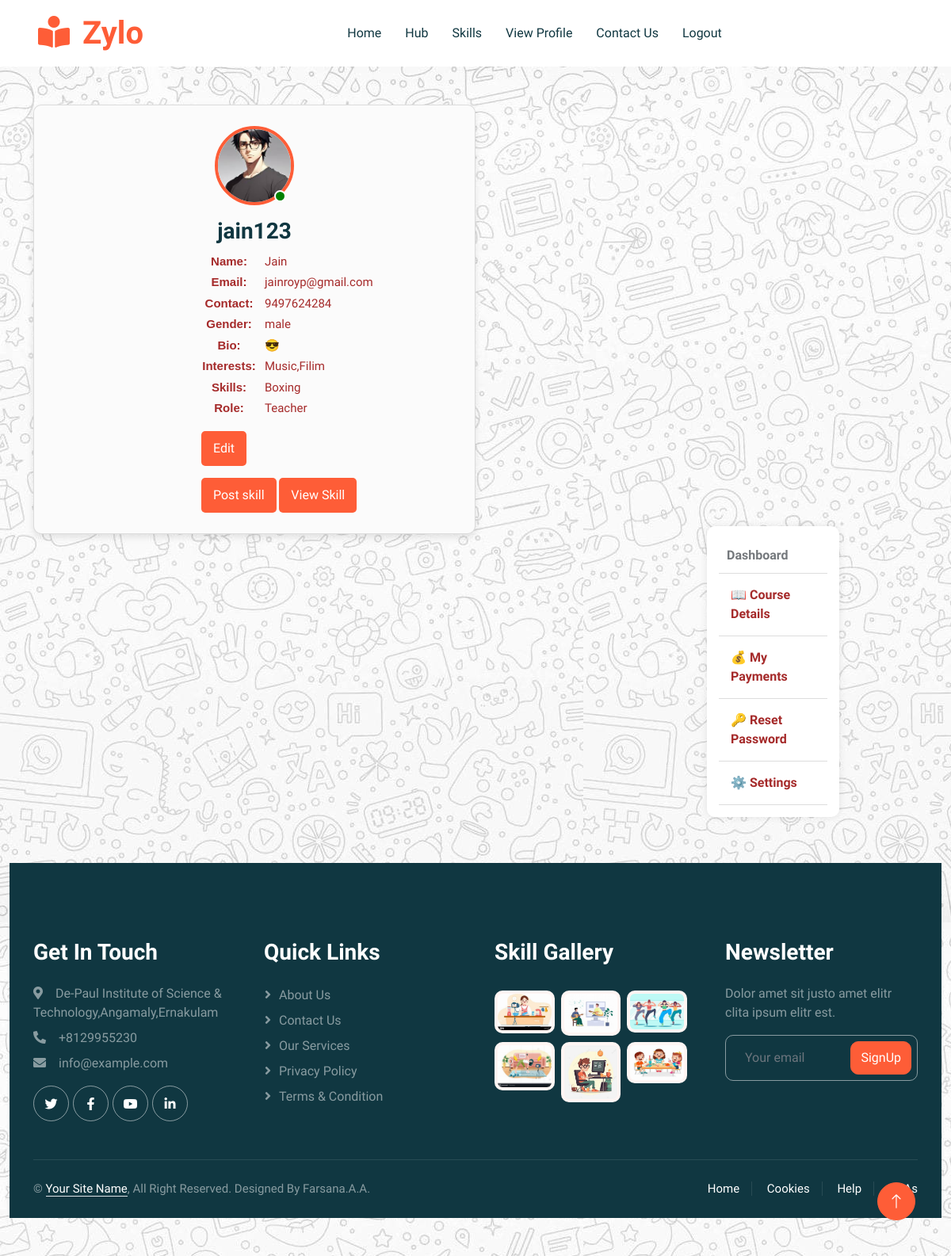
/profile (signed in), run on the app's committed database.
### userapp/models.py (models this page shows)
class Register(AbstractUser):
    usertype = models.CharField(max_length=50,default="admin")
    contact = models.IntegerField(null=True)
    image = models.ImageField(upload_to='uploads/',null=True)
    bio = models.TextField(max_length=500,null=True)
    interests = models.TextField(max_length=100,null=True)
    skills = models.TextField(max_length=100,null=True)
    proof_document = models.FileField(upload_to='proof_videos/', null=True, blank=True)  # Accepts videos)
    is_listener = models.BooleanField(default=False)
    is_teacher = models.BooleanField(default=False)
    gender = models.CharField(max_length=50,null=True)
    full_name = models.CharField(max_length=100, null=True)
    is_approved = models.BooleanField(default=True)
    followers = models.ManyToManyField("self", symmetrical=False, related_name="following", blank=True)

### userapp/views.py (the view)
# urls.py: path('profile',views.profile, name="profile"),
def profile(request):
    user=request.user
    user = Register.objects.get(id=user.id)
    return render(request,'profile.html',{'user':user})

### userapp/templates/profile.html (shortened to what this page needs)
{% load static %}
{% include 'header.html' %}
<link rel="stylesheet" href="{% static 'css/profile.css' %}">
    <div class="container-xxl py-5">
        <div class="container">
                <div class="col-lg-6">
                    <div class="card text-center profile-card">
                        <div class="card-body">
                            <div class="profile-container">
                                {% if user.image %}
                                    <img class="rounded-circle profile-img mb-3" src="{{ user.image.url }}" alt="User Profile Picture">
                                {% else %}
                                    <img class="rounded-circle profile-img mb-3" src="{% static 'img/u1.jpeg' %}" alt="User Profile Picture">
                                {% endif %}
                                {% if user.is_active %}
                                    <span class="status-indicator"></span>
                                {% endif %}
                            </div>
                            <h3>{{ user.username }}</h3>
                            <div class="profile-details">
                                {% if user.first_name %}
                                    <div class="profile-row">
                                        <span class="profile-label">Name:</span>
                                        <span class="profile-value">{{ user.first_name }}</span>
                                    </div>
                                {% endif %}
                                {% if user.email %}
                                    <div class="profile-row">
                                        <span class="profile-label">Email:</span>
                                        <span class="profile-value">{{ user.email }}</span>
                                    </div>
                                {% endif %}
                                {% if user.contact %}
                                    <div class="profile-row">
                                        <span class="profile-label">Contact:</span>
                                        <span class="profile-value">{{ user.contact }}</span>
                                    </div>
                                {% endif %}
                                {% if user.gender %}
                                    <div class="profile-row">
                                        <span class="profile-label">Gender:</span>
                                        <span class="profile-value">{{ user.gender }}</span>
                                    </div>
                                {% endif %}
                                {% if user.bio %}
                                    <div class="profile-row">
                                        <span class="profile-label">Bio:</span>
                                        <span class="profile-value">{{ user.bio }}</span>
                                    </div>
                                {% endif %}
                                {% if user.interests %}
                                    <div class="profile-row">
                                        <span class="profile-label">Interests:</span>
                                        <span class="profile-value">{{ user.interests }}</span>
                                    </div>
                                {% endif %}
                                {% if user.skills %}
                                    <div class="profile-row">
                                        <span class="profile-label">Skills:</span>
                                        <span class="profile-value">{{ user.skills }}</span>
                                    </div>
                                {% endif %}
                                {% if user.is_approved %}
                                {% if user.is_teacher %}
                                    <div class="profile-row">
                                        <span class="profile-label">Role:</span>
                                        <span class="profile-value">Teacher</span>
                                    </div>
                                {% endif %}
                                {% endif %}
                        <a href="/profile_page" class="edit-button"> Edit</a>
                        {% if user.is_teacher %}
                        <div>
                            {% if user.is_approved %}
                            {% if user.is_teacher %}
                        <a href="/post_skill" class="edit-button"> Post skill</a> <a href="{% url 'view_skill' %}" class="edit-button"> View Skill</a>
                        {% endif %}
                        {% endif %}
                    </div>
                    {% endif %}
                    </div>
                </div>
                </div>
                <div class="col-lg-30">
                    <div class=" dashboard ">
                        <table>
                            <tr>
                                <th>Dashboard</th>
                            </tr>
                            <tr>
                                <td><a href="/courses/">📖 Course Details</a></td>
                            </tr>
                            {% if user.is_listener %}
                            <tr>
                                <td><a href="{% url 'payment_history' %}">💳 Payment Details</a></td>
                            </tr>
                            {% elif user.is_teacher %}
                            <tr>
                                <td><a href="{% url 'teacher_payment_selection' %}">💰 My Payments</a></td>
                            </tr>
                            {% endif %}
                            <tr>
                                <td><a href="/reset-password/">🔑 Reset Password</a></td>
                            </tr>
                            <tr>
                                <td><a href="{% url 'profile_page' %}">⚙️ Settings</a></td>
                            </tr>
                        </table>
                </div>
            </div>
        </div>
    </div>
    {% include 'footer.html' %}

### userapp/static/css/style.css (style rules this page uses)
:root { --primary: #FE5D37; --light: #FFF5F3; --dark: #103741; }
h1, h2, h3, h4, .h1, .h2, .h3, .h4, .display-1, .display-2, .display-3, .display-4, .display-5, .display-6 { font-family: 'Lobster Two', cursive; font-weight: 700; }

### userapp/static/css/profile.css (style rules this page uses)
.profile-card { background: linear-gradient(135deg, #ffffff, #f8f9fa); border-radius: 10px; padding: 10px; box-shadow: 0 4px 8px rgba(0, 0, 0, 0.1); background: rgb(251, 251, 251); color:brown; font-size:15px; }
.profile-img { width: 170px; height: 170px; border: 4px solid #fe5d37; }
.edit-button { display: inline-block; margin-top: 15px; padding: 10px 15px; font-size: 16px; color: #fff; background-color:#fe5d37; border: none; border-radius: 5px; text-decoration: none; transition: background-color 0.3s ease; }
.container-xxl { background-image:url("../img/e3.jpg"); }
.profile-container { position: relative; display: inline-block; }
.profile-img { width: 100px; height: 100px; border-radius: 50%; object-fit: cover; }
.status-indicator { position: absolute; bottom: 20px; right: 10px; width: 15px; height: 15px; background-color: green; border-radius: 50%; border: 2px solid white; }
.profile-details { display: flex; flex-direction: column; align-items: flex-start; justify-content: center; width: 100%; margin-left: 185px; }
.profile-row { display: flex; justify-content:space-between; width: 100%; padding: 2px 0; gap:10px; align-items:left; }
.profile-label { font-weight: bold; text-align: center; flex: 0 0 70px; font-family: 'Lucida Sans', 'Lucida Sans Regular', 'Lucida Grande', 'Lucida Sans Unicode', Geneva, Verdana, sans-serif; }
.profile-value { text-align:left; flex: 1; }
.dashboard { width: 30%; background: white; padding: 15px; border-radius: 10px; box-shadow: 0 0 10px rgba(0, 0, 0, 0.1); text-align: left; margin-left: 850px; position: relative; transform: translateY(-10px); transition: all 0.3s ease-in-out; }
.dashboard table { width: 100%; border-collapse: collapse; }
.dashboard th, .dashboard td { padding: 10px; text-align: left; border-bottom: 1px solid #ddd; }
.dashboard a { text-decoration: none; color: brown; font-weight: bold; display: block; padding: 5px; }

### data on the page
Register: image (picture), username "jain123", first_name "Jain", email "jainroyp@gmail.com", contact "9497624284", gender "male", bio "😎", interests "Music,Filim", skills "Boxing"
